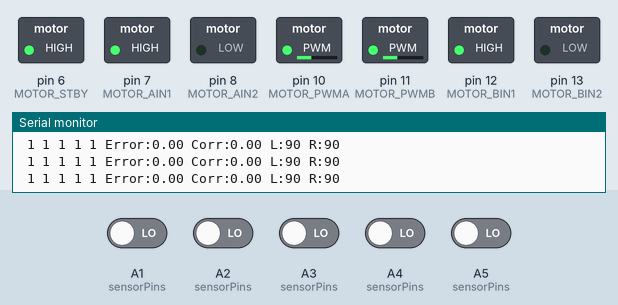
Bench run of a program on a simulated Arduino Nano, built with avr-gcc and run on an emulated ATmega328P. Parts: switched loads named in the program (green lamp = pin HIGH), the last lines printed to the serial monitor. Dashed ring = blinking. The inputs (shaded band) are chosen by the test bench; at power-on: A1 (sensorPins), A2 (sensorPins), A3 (sensorPins), A4 (sensorPins), A5 (sensorPins) LOW.

Above: at 1.2 s.
1.3 s: A4 (sensorPins) driven HIGH
At 1.52 s:
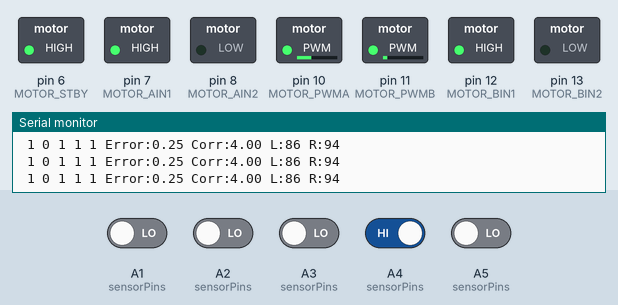
4.3 s: A1 (sensorPins) driven HIGH
5.8 s: A2 (sensorPins) driven HIGH
At 7.0 s:
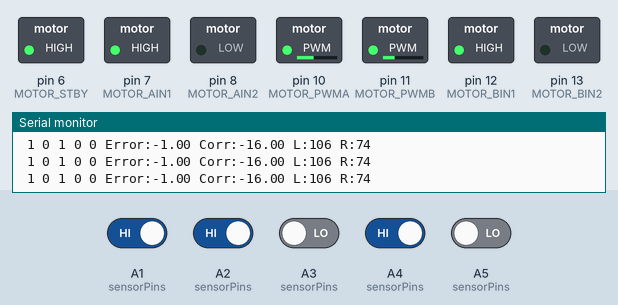
7.3 s: A3 (sensorPins) driven HIGH
At 8.2 s:
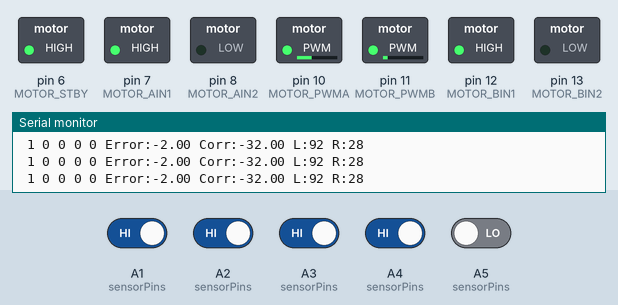
10.3 s: A5 (sensorPins) driven HIGH
At 10.6 s:
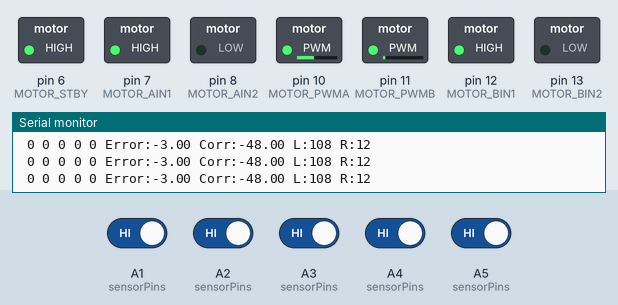
11.8 s: A1 (sensorPins) driven LOW
At 12.8 s:
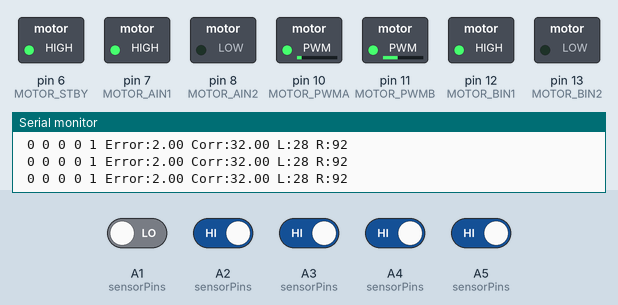
Timing chart, 0 to 14.3 s (numbered marks = the images above; inputs shaded):
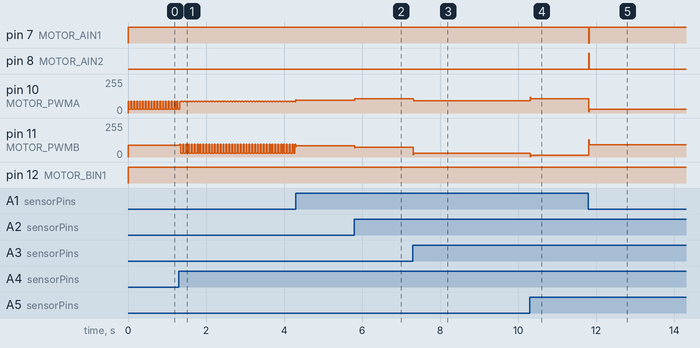

The program:

main.cpp
```cpp
#include <Arduino.h>

// =================================================
// IR Sensor Array (Array 2) — analog pin + digital pins
// S1 (left) -> S5 (right)
// =================================================
#define IR_A2_S1 A5
#define IR_A2_S2 A4
#define IR_A2_S3 A3
#define IR_A2_S4 A2
#define IR_A2_S5 A1

const byte sensorPins[5] = {IR_A2_S1, IR_A2_S2, IR_A2_S3, IR_A2_S4, IR_A2_S5};
const int weights[5] = {-2, -1, 0, 1, 2};

bool sensors[5];

// =================================================
// TB6612FNG Motor Driver Pins
// Motor A = left, Motor B = right
// =================================================
#define MOTOR_STBY 6
#define MOTOR_AIN1 7
#define MOTOR_AIN2 8
#define MOTOR_PWMA 10
#define MOTOR_BIN1 12
#define MOTOR_BIN2 13
#define MOTOR_PWMB 11

// =================================================
// PID SETTINGS
// =================================================
const float Kp = 16;
const float Ki = 0;
const float Kd = 10;

float previousError = 0;
float totalError = 0;

// =================================================
// SPEED
// =================================================
int normalSpeed = 90;
int slowSpeed = 60;

// Tracks whatever speed the car was actually driving at, moment to
// moment (normalSpeed or slowSpeed depending on how far off-line it
// currently is). Turn speeds are based on THIS, not a fixed constant,
// so a turn taken while already slowing down for a sharp curve stays
// proportionally scaled to that slower speed, not full normalSpeed.
int currentSpeed = 90;

// Turn speeds are derived from normalSpeed (not hardcoded) so they
// scale automatically if you change normalSpeed later.
//   turnInnerRatio: the inner wheel during a pivot turn -- negative
//     means it briefly reverses, for a tighter pivot.
//   turnOuterRatio: the outer wheel -- boosted above normalSpeed so
//     the turn completes quickly.
const float turnInnerRatio = 0.3; // e.g. normalSpeed=90 -> 27 (slows, doesn't reverse -- wider/gentler turn)
const float turnOuterRatio = 1.0; // e.g. normalSpeed=90 -> 90 (stays near normal, doesn't speed up)

// =================================================
// Motor Control
// =================================================
void setMotor(int left, int right)
{
    left = constrain(left, -255, 255);
    right = constrain(right, -255, 255);

    // Left motor (Motor A)
    if (left >= 0)
    {
        digitalWrite(MOTOR_AIN1, HIGH);
        digitalWrite(MOTOR_AIN2, LOW);
        analogWrite(MOTOR_PWMA, left);
    }
    else
    {
        digitalWrite(MOTOR_AIN1, LOW);
        digitalWrite(MOTOR_AIN2, HIGH);
        analogWrite(MOTOR_PWMA, -left);
    }

    // Right motor (Motor B)
    if (right >= 0)
    {
        digitalWrite(MOTOR_BIN1, HIGH);
        digitalWrite(MOTOR_BIN2, LOW);
        analogWrite(MOTOR_PWMB, right);
    }
    else
    {
        digitalWrite(MOTOR_BIN1, LOW);
        digitalWrite(MOTOR_BIN2, HIGH);
        analogWrite(MOTOR_PWMB, -right);
    }
}

// =================================================
// Read Sensors
// =================================================
void readSensors()
{
    for (int i = 0; i < 5; i++)
    {
        sensors[i] = (digitalRead(sensorPins[i]) == LOW);
    }
}

// =================================================
// Calculate Error
// =================================================
float getError()
{
    readSensors();

    int sumOfError = 0;
    int sensorsActiveCount = 0;

    for (int i = 0; i < 5; i++)
    {
        if (sensors[i])
        {
            sumOfError += weights[i];
            sensorsActiveCount++;
        }
    }

    // Line lost
    if (sensorsActiveCount == 0)
    {
        totalError = 0;

        if (previousError < 0)
            return -3;

        if (previousError > 0)
            return 3;

        return 0;
    }

    return (float)sumOfError / sensorsActiveCount;
}

// =================================================
// Brake — brief reverse pulse for a true stop, used right before
// committing to a turn so the car doesn't carry momentum into the pivot
// =================================================
void breakCar()
{
    // setMotor(-currentSpeed, -currentSpeed);
    // delay(50);
    // setMotor(0, 0);
    // delay(50);
}

// =================================================
// 90 Degree Left Turn
// =================================================
void turnLeft()
{
    int innerSpeed = (int)(currentSpeed * turnInnerRatio);
    int outerSpeed = (int)(currentSpeed * turnOuterRatio);

    setMotor(innerSpeed, outerSpeed);

    while (true)
    {
        readSensors();

        if (sensors[2])
            break;
    }

    delay(50);
}

// =================================================
// 90 Degree Right Turn
// =================================================
void turnRight()
{
    int innerSpeed = (int)(currentSpeed * turnInnerRatio);
    int outerSpeed = (int)(currentSpeed * turnOuterRatio);

    setMotor(outerSpeed, innerSpeed);

    while (true)
    {
        readSensors();

        if (sensors[2])
            break;
    }

    delay(50);
}

// =================================================
// Setup
// =================================================
void setup()
{
    Serial.begin(115200);

    for (int i = 0; i < 5; i++)
        pinMode(sensorPins[i], INPUT);

    pinMode(MOTOR_STBY, OUTPUT);
    pinMode(MOTOR_AIN1, OUTPUT);
    pinMode(MOTOR_AIN2, OUTPUT);
    pinMode(MOTOR_PWMA, OUTPUT);
    pinMode(MOTOR_BIN1, OUTPUT);
    pinMode(MOTOR_BIN2, OUTPUT);
    pinMode(MOTOR_PWMB, OUTPUT);

    digitalWrite(MOTOR_STBY, HIGH);

    Serial.println("Robot Ready");
}

// =================================================
// Main Loop
// =================================================
void loop()
{
    // setMotor(60, 60);
    // return;
    float error = getError();

    // ----------------------------
    // Corner Detection
    // ----------------------------

    // ----------------------------
    // Corner Detection (debounced)
    // ----------------------------
    // Require the same corner pattern to hold for several consecutive
    // loop cycles before committing to a turn. A single noisy/flickered
    // sensor reading can otherwise trigger the wrong-direction turn.
    static int leftCornerCount = 0;
    static int rightCornerCount = 0;
    const int cornerConfirmCount = 3; // ~3 * 15ms = 45ms of sustained detection

    if (sensors[0] && sensors[1])
    {
        leftCornerCount++;
        rightCornerCount = 0;
    }
    else if (sensors[3] && sensors[4])
    {
        rightCornerCount++;
        leftCornerCount = 0;
    }
    else
    {
        leftCornerCount = 0;
        rightCornerCount = 0;
    }

    if (leftCornerCount >= cornerConfirmCount)
    {
        leftCornerCount = 0;
        rightCornerCount = 0;
        breakCar();
        turnLeft();
        return;
    }

    if (rightCornerCount >= cornerConfirmCount)
    {
        leftCornerCount = 0;
        rightCornerCount = 0;
        breakCar();
        turnRight();
        return;
    }

    // ----------------------------
    // PID
    // ----------------------------

    totalError += error;
    totalError = constrain(totalError, -20, 20);

    float derivative = error - previousError;

    float correction =
        (Kp * error) +
        (Ki * totalError) +
        (Kd * derivative);

    previousError = error;

    correction = constrain(correction, -70, 70);

    int speed = normalSpeed;

    if (abs(error) > 1.5)
        speed = slowSpeed;

    currentSpeed = speed; // remember the speed actually being driven right now

    int leftMotor = speed - correction;
    int rightMotor = speed + correction;

    setMotor(leftMotor, rightMotor);

    // ----------------------------
    // Debug
    // ----------------------------

    for (int i = 0; i < 5; i++)
    {
        Serial.print(" ");
        Serial.print(sensors[i]);
    }

    Serial.print(" Error:");
    Serial.print(error);

    Serial.print(" Corr:");
    Serial.print(correction);

    Serial.print(" L:");
    Serial.print(leftMotor);

    Serial.print(" R:");
    Serial.println(rightMotor);

    delay(10);
}
```

Main_8.cpp
```cpp
// #include <SPI.h>
// #include <MFRC522.h>

// #define SS_PIN 10
// #define RST_PIN UINT8_MAX

// MFRC522 mfrc522(SS_PIN, RST_PIN);

// void setup()
// {
//     Serial.begin(9600);
//     SPI.begin();
//     mfrc522.PCD_Init();

//     Serial.println("Checking MFRC522...");
//     byte version = mfrc522.PCD_ReadRegister(mfrc522.VersionReg);
//     Serial.print("Version register: 0x");
//     Serial.println(version, HEX);

//     if (version == 0x00 || version == 0xFF)
//     {
//         Serial.println("Communication FAILED — check wiring/power");
//     }
//     else
//     {
//         Serial.println("Communication OK — chip detected");
//     }
// }

// void loop() {}
```

main-backup.cpp
```cpp
// #include <Arduino.h>
// #include <Servo.h>

// // ---------- RLS-05 Digital Output Pins ----------
// // S0(left)=4, S1(main-left)=5, S2(main/center)=A1, S3(main-right)=7, S4(right)=8
// const int sensorPins[5] = {4, 5, A1, 7, 8};

// // ---------- Servo ----------
// const int servoPin = 3;
// Servo myServo;

// const int centerAngle = 90;
// const int maxSwing = 20; // servo moves centerAngle +/- maxSwing

// // Position weights: leftmost sensor = -2, center = 0, rightmost = +2
// const int weights[5] = {1, 0, 0, 0, -1};

// int lastAngle = centerAngle;

// // ---------- L298N Motor Driver Pins (single motor) ----------
// const int ENA = 6; // Motor speed (PWM) -- moved from pin 9 to avoid Servo/Timer1 conflict
// const int IN1 = 11;
// const int IN2 = 12;

// // ---------- Speed Settings ----------
// const int searchSpeed = 100; // slow speed until line is found
// const int cruiseSpeed = 160; // normal speed once line is detected

// // ---------- Brake state ----------
// bool isBreaked = false;
// bool isInBackGear = false;

// void driveForward(int speed)
// {
//     digitalWrite(IN1, HIGH);
//     digitalWrite(IN2, LOW);
//     analogWrite(ENA, speed);
//     isBreaked = false;
// }

// void breakCar()
// {
//     if (!isBreaked)
//     {
//         // brief reverse pulse for a true stop
//         analogWrite(ENA, 0);
//         digitalWrite(IN1, LOW);
//         digitalWrite(IN2, HIGH);

//         isBreaked = true;
//         analogWrite(ENA, searchSpeed);
//         delay(100);
//     }
//     analogWrite(ENA, 0);
// }

// void backGrear()
// {

//     // brief reverse pulse for a true stop
//     analogWrite(ENA, 0);
//     digitalWrite(IN1, LOW);
//     digitalWrite(IN2, HIGH);

//     isInBackGear = true;
//     isBreaked = false;
//     analogWrite(ENA, searchSpeed);
//     delay(50);
// }
// void setup()
// {
//     // --- set motor pins as OUTPUT before using them ---
//     pinMode(ENA, OUTPUT);
//     pinMode(IN1, OUTPUT);
//     pinMode(IN2, OUTPUT);

//     for (int i = 0; i < 5; i++)
//     {
//         pinMode(sensorPins[i], INPUT);
//     }

//     driveForward(searchSpeed);

//     myServo.attach(servoPin);
//     myServo.write(centerAngle);

//     Serial.begin(9600);
// }

// void loop()
// {
//     int weightedSum = 0;
//     int activeCount = 0;
//     int sensorValues[5];

//     for (int i = 0; i < 5; i++)
//     {
//         sensorValues[i] = digitalRead(sensorPins[i]);
//         if (sensorValues[i] == LOW)
//         { // line detected
//             weightedSum += weights[i];
//             activeCount++;
//         }
//     }

//     // Middle 3 sensors: S1 (main-left), S2 (main/center), S3 (main-right)
//     int sensorMainLeftValue = sensorValues[1];
//     int sensorMainPinValue = sensorValues[2];
//     int sensorMainRightValue = sensorValues[3];
//     int motorSpeed = 0;
//     // ---- Servo steering ----
//     int angle;
//     if (activeCount == 0)
//     {
//         angle = lastAngle; // hold last angle if line not seen
//     }
//     else
//     {
//         float avgPosition = (float)weightedSum / activeCount;
//         angle = centerAngle + (int)(avgPosition * (maxSwing / 2.0));
//         angle = constrain(angle, centerAngle - maxSwing, centerAngle + maxSwing);
//         lastAngle = angle;
//     }
//     myServo.write(angle);

//     // ---- Stop condition: all 3 middle sensors agree (all line, or all no line) ----
//     if ((sensorMainPinValue == 0 && sensorMainLeftValue == 0 && sensorMainRightValue == 0) ||
//         (sensorMainPinValue == 1 && sensorMainLeftValue == 1 && sensorMainRightValue == 1))
//     {
//         if (!isBreaked)
//         {
//             breakCar();
//         }
//         else
//         {
//             // backGrear();
//         }
//     }
//     else
//     {
//         isInBackGear = false;
//         // ---- Motor speed: slow until line found, then cruise ----
//         motorSpeed = (activeCount > 0) ? cruiseSpeed : searchSpeed;
//         driveForward(motorSpeed);
//     }

//     // Debug output
//     for (int i = 0; i < 5; i++)
//     {
//         Serial.print(sensorValues[i]);
//         Serial.print(" ");
//     }
//     Serial.print("-> Angle: ");
//     Serial.print(angle);
//     Serial.print(" Speed: ");
//     Serial.print(motorSpeed);
//     Serial.print(" Braked: ");
//     Serial.print(isBreaked);
//     Serial.print(" isInBackGear: ");
//     Serial.println(isInBackGear);

//     delay(50);
// }
```

main-test.cpp
```cpp
// #include <Arduino.h>
// #include <Servo.h>

// const int sensorRightPin = 5;
// const int sensorMainPin = A1;
// const int sensorLeftPin = 7;
// // // ---------- RLS-05 Digital Output Pins ----------
// // // S0(left)=4, S1=5, S2(center)=A1, S3=7, S4(right)=8
// // const int sensorPins[5] = {4, 5, A1, 7, 8};

// // ---------- Servo ----------
// const int servoPin = 3;
// Servo myServo;

// const int centerAngle = 90;
// const int maxSwing = 20; // servo moves centerAngle +/- maxSwing

// // Position weights: leftmost sensor = -2, center = 0, rightmost = +2
// // const int weights[5] = {2, 1, 0, -1, -2};

// int lastAngle = centerAngle;

// // ---------- L298N Motor Driver Pins (single motor) ----------
// const int ENA = 6; // Motor speed (PWM) -- moved from pin 9 to avoid Servo/Timer1 conflict
// const int IN1 = 11;
// const int IN2 = 12;

// int isBreaked = 0;
// // ---------- Speed Settings ----------
// const int searchSpeed = 160; // slow speed until line is found
// const int cruiseSpeed = 250; // normal speed once line is detected

// void driveForward(int speed)
// {
//   digitalWrite(IN1, HIGH);
//   digitalWrite(IN2, LOW);
//   analogWrite(ENA, speed);
//   if (speed != 0)
//   {
//     isBreaked = 0;
//   }
// }

// void breakCar()
// {
//   if (!isBreaked)
//   {
//     analogWrite(ENA, 0);
//     digitalWrite(IN1, LOW);
//     digitalWrite(IN2, HIGH);

//     isBreaked = 1;
//     analogWrite(ENA, searchSpeed);
//     delay(50);
//   }
//   analogWrite(ENA, 0);
// }

// void setup()
// {
//   // --- set motor pins as OUTPUT before using them ---
//   pinMode(ENA, OUTPUT);
//   pinMode(IN1, OUTPUT);
//   pinMode(IN2, OUTPUT);

//   pinMode(sensorMainPin, INPUT);
//   pinMode(sensorRightPin, INPUT);
//   pinMode(sensorLeftPin, INPUT);

//   // for (int i = 0; i < 5; i++) {
//   //   pinMode(sensorPins[i], INPUT);
//   // }

//   // Fixed forward direction
//   digitalWrite(IN1, HIGH);
//   digitalWrite(IN2, LOW);

//   // driveForward(searchSpeed);

//   myServo.attach(servoPin);
//   myServo.write(centerAngle);

//   Serial.begin(9600);
// }

// void loop()
// {
//   // int weightedSum = 0;
//   // int activeCount = 0;
//   int motorSpeed = cruiseSpeed;
//   int sensorMainPinValue = digitalRead(sensorMainPin);
//   int sensorMainRightValue = digitalRead(sensorRightPin);
//   int sensorMainLeftValue = digitalRead(sensorLeftPin);

//   if ((sensorMainPinValue == 0 && sensorMainLeftValue == 0 && sensorMainRightValue == 0) ||
//       (sensorMainPinValue == 1 && sensorMainLeftValue == 1 && sensorMainRightValue == 1))
//   {
//     motorSpeed = 0;
//     breakCar();
//   }
//   else if (sensorMainPinValue == 0 || sensorMainLeftValue == 0 || sensorMainRightValue == 0)
//   {
//     motorSpeed = cruiseSpeed;
//   }
//   else
//   {
//     motorSpeed = 0;
//     breakCar();
//   }
//   driveForward(motorSpeed);

//   Serial.print("sensorMainPinValue:");
//   Serial.print(sensorMainPinValue);
//   Serial.print("  sensorMainLeftValue:");
//   Serial.print(sensorMainLeftValue);

//   Serial.print(" sensorMainRightValue:");
//   Serial.print(sensorMainRightValue);
//   Serial.print(" Speed: ");
//   Serial.println(motorSpeed);

//   // for (int i = 0; i < 5; i++) {
//   //   int value = digitalRead(sensorPins[i]);
//   //   if (value == LOW) { // line detected
//   //     weightedSum += weights[i];
//   //     activeCount++;

//   //   }
//   // }

//   // // ---- Servo steering ----
//   // int angle;
//   // if (activeCount == 0) {
//   //   angle = lastAngle; // hold last angle if line not seen
//   // } else {
//   //   float avgPosition = (float)weightedSum / activeCount;
//   //   angle = centerAngle + (int)(avgPosition * (maxSwing / 2.0));
//   //   angle = constrain(angle, centerAngle - maxSwing, centerAngle + maxSwing);
//   //   lastAngle = angle;
//   // }
//   // myServo.write(angle);

//   // // ---- Motor speed: slow until line found, then cruise ----
//   // int motorSpeed = (activeCount > 0) ? cruiseSpeed : searchSpeed;
//   // driveForward(motorSpeed);

//   // // Debug output
//   // for (int i = 0; i < 5; i++) {
//   //   Serial.print(digitalRead(sensorPins[i]));
//   //   Serial.print(" ");
//   // }
//   // Serial.print("-> Angle: ");
//   // Serial.print(angle);
//   // Serial.print(" Speed: ");
//   // Serial.println(motorSpeed);

//   delay(50);
// }
```

Source omitted: main_10.cpp (16090 bytes), main_2.cpp (1053 bytes), main_4.cpp (905 bytes), main_90.cpp (766 bytes)

Measured:
- after the input at 1.3 s, pin 11 (MOTOR_PWMB): 90/255 → 96/255 at once, then repeats every 0.06 s: 94/255 0.01 s, 27/255 0.05 s
- after the input at 5.8 s, pin 10 (MOTOR_PWMA): 95/255 → 106/255 at once; pin 11 (MOTOR_PWMB): 84/255 → 74/255 at once
- after the input at 7.3 s, pin 10 (MOTOR_PWMA): 106/255 → 92/255 at once; pin 11 (MOTOR_PWMB): 74/255 → 28/255 at once
- after the input at 10.3 s, pin 10 (MOTOR_PWMA): 92/255 → 108/255 at once; pin 11 (MOTOR_PWMB): 28/255 → 12/255 at once
- after the input at 11.8 s, pin 7 (MOTOR_AIN1): HIGH → LOW at once, → HIGH 0.01 s later; pin 8 (MOTOR_AIN2): LOW → HIGH at once, → LOW 0.01 s later; pin 10 (MOTOR_PWMA): 108/255 → 28/255 at once; pin 11 (MOTOR_PWMB): 12/255 → 92/255 at once
- by itself, pin 10 (MOTOR_PWMA): repeats every 0.06 s: 86/255 0.01 s, 90/255 0.05 s
